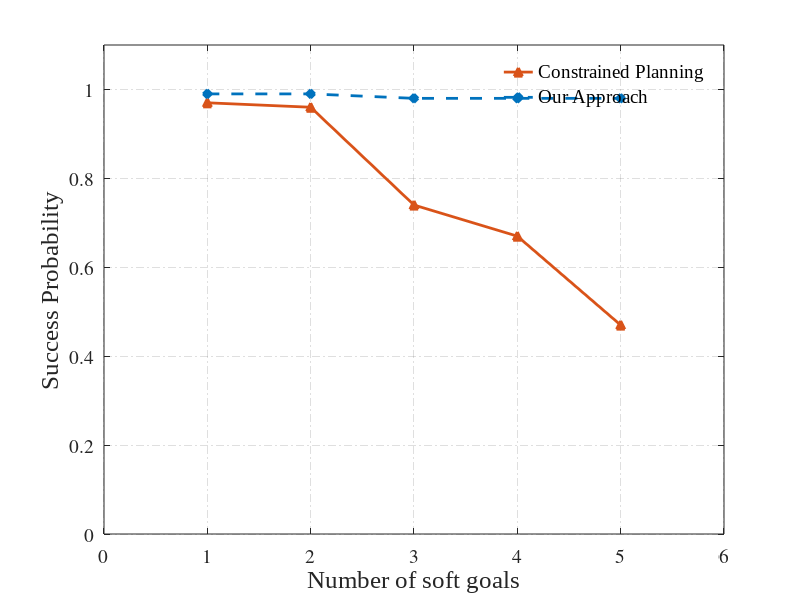

Source code (MATLAB):
figure,
layer1_success = [0.97,0.96,0.74,0.67,0.47];
layer2_success = [0.99,0.99,0.98,0.98,0.98];
k=[1,2,3,4,5];
plot(k,layer1_success,'-^','linewidth',2,'Color',[0.8500 0.3250 0.0980],'MarkerFaceColor',[0.8500 0.3250 0.0980],'MarkerEdgeColor',[0.8500 0.3250 0.0980])
hold on
plot(k,layer2_success,'--d','linewidth',2,'Color',[0 0.4470 0.7410],'MarkerFaceColor',[0 0.4470 0.7410],'MarkerEdgeColor',[0 0.4470 0.7410])
set(gca,'fontname','Times' ,'FontSize',14);
hlegend = legend('Constrained Planning','Our Approach');
legend('FontName','Times New Roman','FontSize',14);
h = xlabel({'Number of soft goals'},'Fontname', 'Times New Roman','FontSize',18);
% xlabel({'|TG|'},'Fontname', 'Times New Roman','Interpreter', 'latex');
ylabel('Success Probability','Fontname', 'Times New Roman','FontSize',18);
set(hlegend,'box','off')
grid on
axis([0, 6, 0, 1.1])
set(gca,'gridLineStyle', '-.');

xlim = get(gca,'XLim');
ylim = get(gca,'YLim');
% set(h,'Position',[xlim(2)+(xlim(2)+xlim(1))*0.2,ylim(1)])
% title('Success rate with the increase of $TG$','Interpreter', 'latex');